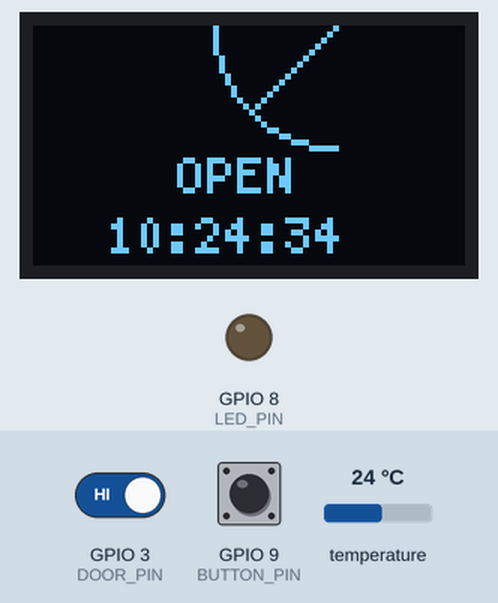
Recording of a sketch running on a simulated ESP32-S3. Shown: 72×40 one-colour display, output pins drawn as LEDs (lit = HIGH). Dashed ring = blinking. Inputs (shaded band) come from the test bench; at power-on: GPIO 3 (DOOR_PIN) HIGH, GPIO 9 (BUTTON_PIN) HIGH, temperature 24 °C. WiFi joins after 1.5 s; servers stay silent unless stated; the local clock reads 2024-03-15 10:24:30 at power-on unless the sketch sets it; web services answer with replies made up by the test bench; what the sketch prints to the serial monitor is not drawn.

Above: at 5.1 s.
5.2 s: GPIO 3 (DOOR_PIN) driven LOW
At 5.9 s:
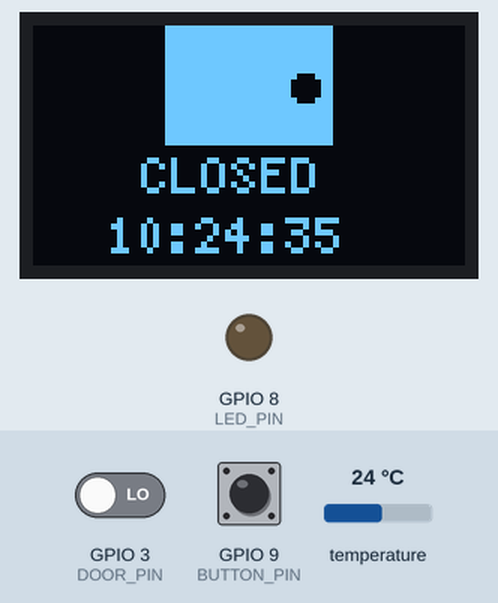
8.6 s: GPIO 9 (BUTTON_PIN) pulled LOW for 2.4 s
At 13.1 s:
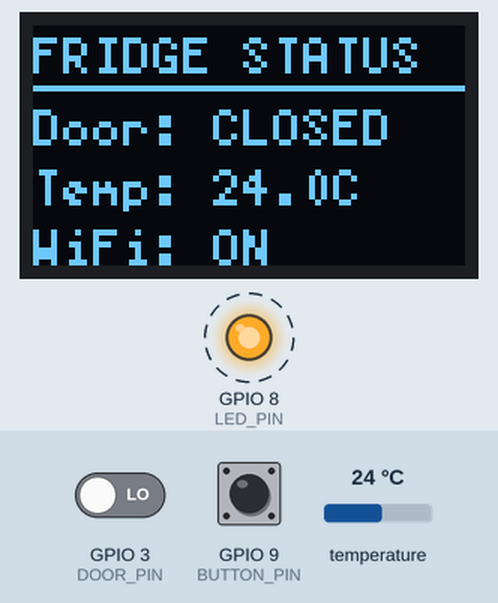
14.8 s: GPIO 3 (DOOR_PIN) driven HIGH
At 16.7 s:
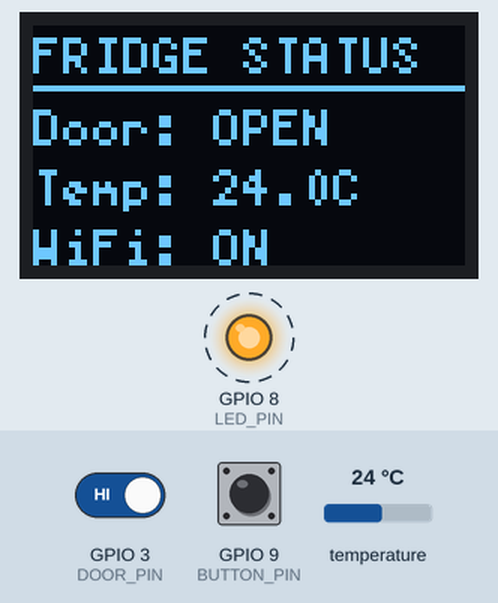
18.8 s: GPIO 9 (BUTTON_PIN) pulled LOW for 2.4 s
At 22.7 s:
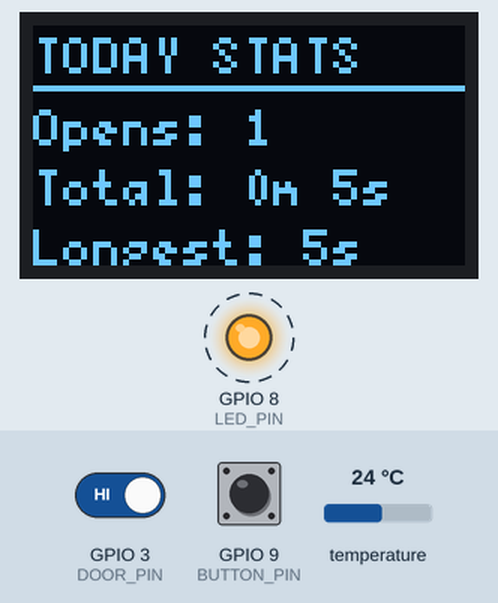
24.8 s: GPIO 9 (BUTTON_PIN) pulled LOW for 2.4 s
At 28.7 s:
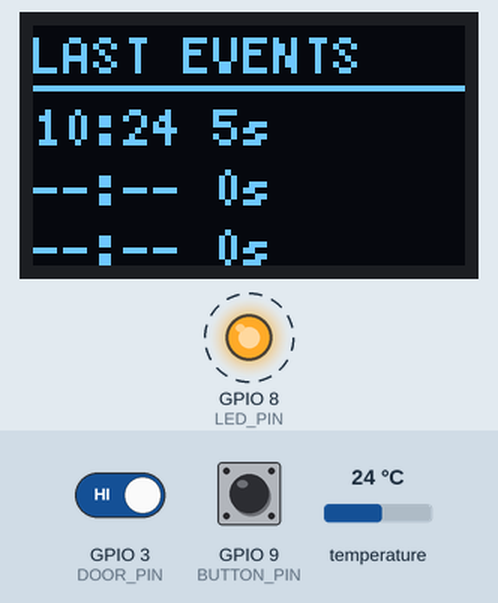
30.8 s: GPIO 9 (BUTTON_PIN) pulled LOW for 2.4 s
At 34.8 s:
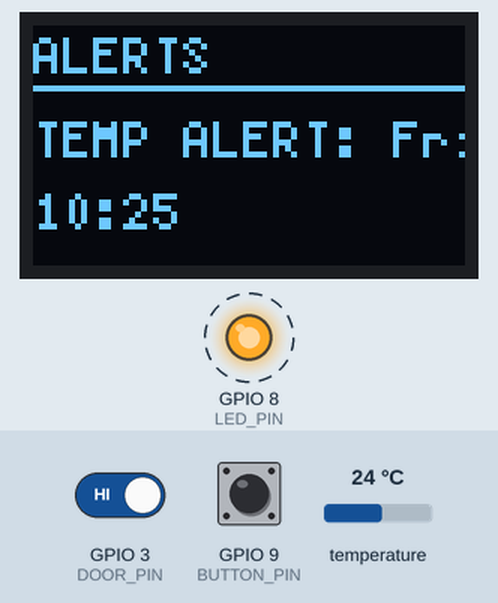
Timing chart, 0 to 78.0 s (numbered marks = the images above; inputs shaded):
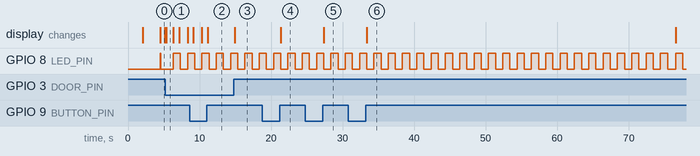

The sketch:

FridgeGuard_NoFirebase_Maintenance.ino
```cpp
// ============================================================
//  FridgeGuard IoT — Full Sketch WITHOUT the Remote App (No Firebase)
//
//  FINAL VERSION (pre-Firebase) — includes:
//    - WiFi + auto-reconnect, NTP, OLED 6-screen dashboard
//    - DS18B20 temperature + reed switch door detection
//    - Telegram alerts with REPEATING reminders (door + temperature)
//    - Maintenance Mode: long-press the button to pause alerts during
//      cleaning/repair, with a hard 20-minute auto-expiry as a fail-safe
// ============================================================

#include <WiFi.h>
#include <WiFiClientSecure.h>
#include <HTTPClient.h>
#include <OneWire.h>
#include <DallasTemperature.h>
#include <U8g2lib.h>
#include <Wire.h>
#include <time.h>

#include "secrets.h"
// ^ Copy secrets_template.h -> secrets.h in this folder and fill in
//   your own WiFi and Telegram Bot values before uploading. See README.md.

// ---------- Pin Definitions ----------
#define LED_PIN    8   // Onboard LED (heartbeat)
#define TEMP_PIN   4   // DS18B20 data wire
#define DOOR_PIN   3   // Reed switch
#define BUTTON_PIN 9   // BOOT button (tap = next screen, hold 3s = maintenance toggle)

// ---------- Temperature Sensor ----------
OneWire oneWire(TEMP_PIN);
DallasTemperature sensors(&oneWire);
float currentTemp = 0.0;

// ---------- OLED Display (0.42" 72x40 SSD1306) ----------
U8G2_SSD1306_72X40_ER_F_HW_I2C u8g2(U8G2_R0, U8X8_PIN_NONE, 6, 5);

// ---------- Door / Reed Switch State (set inside ISR) ----------
volatile bool doorJustChanged = false;
volatile bool doorIsOpen = false;
volatile unsigned long lastInterruptTime = 0;
unsigned long doorOpenTime = 0;

// ---------- Button / Screen State Machine ----------
#define SCREEN_COUNT 6
int currentScreen = 0;
volatile bool buttonPressed = false;             // short tap -> next screen
volatile bool buttonLongPressTriggered = false;  // long hold -> toggle Maintenance Mode
volatile bool buttonCurrentlyDown = false;
volatile unsigned long buttonDownTime = 0;
volatile unsigned long lastButtonInterrupt = 0;
#define LONG_PRESS_MS 3000UL   // hold 3 seconds to toggle Maintenance Mode

// ---------- Maintenance Mode ----------
bool maintenanceMode = false;
unsigned long maintenanceStartTime = 0;
#define MAINTENANCE_DURATION_MS 1200000UL   // hard auto-expiry after 20 minutes

// ---------- Daily Statistics ----------
int totalOpenings = 0;
unsigned long totalOpenSeconds = 0;
unsigned long longestOpening = 0;

struct DoorEvent {
  char time[12];
  unsigned long duration;
};
DoorEvent lastEvents[3] = { {"--:--", 0}, {"--:--", 0}, {"--:--", 0} };

String lastAlertMsg = "None yet";
char lastAlertTime[12] = "--:--";

// ---------- Alert Thresholds & Tracking ----------
#define DOOR_ALERT_SECONDS    60
#define DOOR_ALERT_REPEAT_MS  300000UL    // repeat every 5 min while still open
#define TEMP_THRESHOLD_C      8.0
#define TEMP_ALERT_REPEAT_MS  1200000UL   // repeat every 20 min while still high
#define SUMMARY_HOUR          0

bool doorAlertSent = false;
unsigned long lastDoorAlertTime = 0;

bool tempAlertSent = false;
unsigned long lastTempAlertTime = 0;

bool summarySentToday = false;

// ---------- Non-Blocking Timers ----------
unsigned long lastTempRead = 0;
#define TEMP_READ_INTERVAL_MS 2000UL

unsigned long lastWifiCheck = 0;
#define WIFI_RECONNECT_INTERVAL_MS 30000UL

unsigned long lastScreenRefresh = 0;
#define SCREEN_REFRESH_INTERVAL_MS 200UL

unsigned long lastHeartbeat = 0;
#define HEARTBEAT_INTERVAL_MS 1000UL
bool ledState = false;

// ============================================================
//  INTERRUPT SERVICE ROUTINES
// ============================================================
void IRAM_ATTR doorISR() {
  unsigned long now = millis();
  if (now - lastInterruptTime < 50) return;       // debounce: ignore <50ms
  lastInterruptTime = now;
  doorIsOpen = (digitalRead(DOOR_PIN) == HIGH);   // HIGH = open
  doorJustChanged = true;
}

// Detects both a short tap (advance screen) and a long hold (toggle Maintenance Mode).
// Triggers on CHANGE so it sees both the press-down and release edges.
void IRAM_ATTR buttonISR() {
  unsigned long now = millis();
  if (now - lastButtonInterrupt < 50) return;     // debounce
  lastButtonInterrupt = now;

  bool isDown = (digitalRead(BUTTON_PIN) == LOW); // LOW = pressed (INPUT_PULLUP)

  if (isDown) {
    buttonDownTime = now;
    buttonCurrentlyDown = true;
  } else if (buttonCurrentlyDown) {
    unsigned long heldFor = now - buttonDownTime;
    if (heldFor >= LONG_PRESS_MS) {
      buttonLongPressTriggered = true;
    } else {
      buttonPressed = true;
    }
    buttonCurrentlyDown = false;
  }
}

// ============================================================
//  WIFI
// ============================================================
void connectWiFi() {
  WiFi.mode(WIFI_STA);
  WiFi.begin(WIFI_SSID, WIFI_PASSWORD);
  Serial.print("Connecting to WiFi");
  unsigned long startAttempt = millis();
  while (WiFi.status() != WL_CONNECTED && millis() - startAttempt < 15000) {
    delay(500);
    Serial.print(".");
  }
  if (WiFi.status() == WL_CONNECTED) {
    Serial.println("\nConnected!");
    Serial.print("IP Address: ");
    Serial.println(WiFi.localIP());
  } else {
    Serial.println("\nWiFi connect attempt timed out — will retry in loop().");
  }
}

// ============================================================
//  TELEGRAM
// ============================================================
String urlEncode(String str) {
  String encoded = "";
  char c;
  for (int i = 0; i < str.length(); i++) {
    c = str.charAt(i);
    if (isalnum(c)) {
      encoded += c;
    } else {
      char buf[4];
      sprintf(buf, "%%%02X", c);
      encoded += buf;
    }
  }
  return encoded;
}

void sendTelegram(String message) {
  if (WiFi.status() != WL_CONNECTED) {
    Serial.println("Cannot send Telegram — WiFi not connected");
    return;
  }
  WiFiClientSecure client;
  client.setInsecure();
  HTTPClient http;
  String url = "https://api.telegram.org/bot";
  url += BOT_TOKEN;
  url += "/sendMessage?chat_id=";
  url += CHAT_ID;
  url += "&text=";
  url += urlEncode(message);
  http.begin(client, url);
  int httpCode = http.GET();
  if (httpCode == 200) {
    Serial.println("Telegram sent successfully");
  } else {
    Serial.print("Telegram failed, code: ");
    Serial.println(httpCode);
  }
  http.end();
}

// ============================================================
//  OLED DRAW FUNCTIONS — 6 Screens + Maintenance Overlay
// ============================================================

// Screen 0 — Door status icon + live clock underneath
void drawDoorIcon() {
  u8g2.clearBuffer();

  int x = 22, y = 0, w = 28, h = 20;   // icon bounding box, centered horizontally

  if (doorIsOpen) {
    // OPEN: classic architectural "swinging door" symbol — a quarter-circle
    // swing path plus the door leaf at its open angle, hinged top-right
    int hingeX = x + w;
    int hingeY = y;
    int radius = h;
    u8g2.drawCircle(hingeX, hingeY, radius, U8G2_DRAW_LOWER_LEFT);
    int leafX = hingeX - (int)(radius * 0.71);   // ~45 degrees open
    int leafY = hingeY + (int)(radius * 0.71);
    u8g2.drawLine(hingeX, hingeY, leafX, leafY);
  } else {
    // CLOSED: solid filled door, with a small punched-out dot for the handle
    u8g2.drawBox(x, y, w, h);
    u8g2.setDrawColor(0);
    u8g2.drawDisc(x + w - 5, y + h / 2, 2);
    u8g2.setDrawColor(1);
  }

  u8g2.setFont(u8g2_font_5x7_tr);
  u8g2.drawStr(doorIsOpen ? 24 : 18, 28, doorIsOpen ? "OPEN" : "CLOSED");

  // Live NTP clock, right under the door status
  struct tm t;
  char timeStr[12] = "--:--:--";
  if (getLocalTime(&t)) {
    sprintf(timeStr, "%02d:%02d:%02d", t.tm_hour, t.tm_min, t.tm_sec);
  }
  u8g2.drawStr(12, 38, timeStr);

  u8g2.sendBuffer();
}

// Screen 1 — Fridge Status (reverted to original Door/Temp/WiFi layout)
void drawLiveStatus() {
  u8g2.clearBuffer();
  u8g2.setFont(u8g2_font_5x7_tr);
  u8g2.drawStr(0, 8, "FRIDGE STATUS");
  u8g2.drawHLine(0, 10, 72);
  u8g2.drawStr(0, 20, doorIsOpen ? "Door: OPEN" : "Door: CLOSED");
  char tempStr[16];
  sprintf(tempStr, "Temp: %.1fC", currentTemp);
  u8g2.drawStr(0, 30, tempStr);
  u8g2.drawStr(0, 40, WiFi.status() == WL_CONNECTED ? "WiFi: ON" : "WiFi: !!");
  u8g2.sendBuffer();
}

void drawStats() {
  u8g2.clearBuffer();
  u8g2.setFont(u8g2_font_5x7_tr);
  u8g2.drawStr(0, 8, "TODAY STATS");
  u8g2.drawHLine(0, 10, 72);
  char line[24];
  sprintf(line, "Opens: %d", totalOpenings);
  u8g2.drawStr(0, 20, line);
  sprintf(line, "Total: %lum %lus", totalOpenSeconds / 60, totalOpenSeconds % 60);
  u8g2.drawStr(0, 30, line);
  sprintf(line, "Longest: %lus", longestOpening);
  u8g2.drawStr(0, 40, line);
  u8g2.sendBuffer();
}

void drawEvents() {
  u8g2.clearBuffer();
  u8g2.setFont(u8g2_font_5x7_tr);
  u8g2.drawStr(0, 8, "LAST EVENTS");
  u8g2.drawHLine(0, 10, 72);
  for (int i = 0; i < 3; i++) {
    char line[24];
    sprintf(line, "%s %lus", lastEvents[i].time, lastEvents[i].duration);
    u8g2.drawStr(0, 20 + i * 10, line);
  }
  u8g2.sendBuffer();
}

void drawAlerts() {
  u8g2.clearBuffer();
  u8g2.setFont(u8g2_font_5x7_tr);
  u8g2.drawStr(0, 8, "ALERTS");
  u8g2.drawHLine(0, 10, 72);
  u8g2.drawStr(0, 22, lastAlertMsg.c_str());
  u8g2.drawStr(0, 34, lastAlertTime);
  u8g2.sendBuffer();
}

// Screen 5 — System Info, now including the WiFi network name
void drawSystem() {
  u8g2.clearBuffer();
  u8g2.setFont(u8g2_font_5x7_tr);
  u8g2.drawStr(0, 8, "SYSTEM INFO");
  u8g2.drawHLine(0, 10, 72);

  char ssidStr[33];   // WiFi SSIDs can be up to 32 chars; long names will visually clip on screen
  sprintf(ssidStr, "%s", WIFI_SSID);
  u8g2.drawStr(0, 18, ssidStr);

  char ipStr[20];
  sprintf(ipStr, "%s", WiFi.localIP().toString().c_str());
  u8g2.drawStr(0, 25, ipStr);

  char rssiStr[20];
  sprintf(rssiStr, "Sig: %d dBm", WiFi.RSSI());
  u8g2.drawStr(0, 32, rssiStr);

  unsigned long upSec = millis() / 1000;
  char upStr[20];
  sprintf(upStr, "Up: %luh %lum", upSec / 3600, (upSec % 3600) / 60);
  u8g2.drawStr(0, 39, upStr);

  u8g2.sendBuffer();
}

// Maintenance Mode overlay — takes over the whole display while active,
// so it's unmistakable that alerts are paused, with a live countdown.
void drawMaintenance() {
  u8g2.clearBuffer();
  u8g2.setFont(u8g2_font_5x7_tr);
  u8g2.drawStr(2, 9, "MAINTENANCE");
  u8g2.drawStr(10, 18, "MODE ACTIVE");
  u8g2.drawHLine(0, 20, 72);

  unsigned long elapsed = millis() - maintenanceStartTime;
  unsigned long remainingMin = (elapsed < MAINTENANCE_DURATION_MS)
                                ? (MAINTENANCE_DURATION_MS - elapsed) / 60000
                                : 0;
  char line[20];
  sprintf(line, "Ends in: %lum", remainingMin);
  u8g2.drawStr(2, 30, line);
  u8g2.drawStr(2, 39, "Alerts paused");

  u8g2.sendBuffer();
}

// ============================================================
//  ALERT LOGIC — door / temperature (both now repeat) / daily summary
// ============================================================
void checkAlerts() {
  // Auto-expire Maintenance Mode after its hard time limit
  if (maintenanceMode && millis() - maintenanceStartTime > MAINTENANCE_DURATION_MS) {
    maintenanceMode = false;
    sendTelegram("Maintenance mode expired - alerts resumed automatically.");
    Serial.println("Maintenance mode auto-expired");
  }

  // ---------- Door alert: first at 60s, then repeats every 5 min ----------
  if (doorIsOpen) {
    unsigned long openDuration = (millis() - doorOpenTime) / 1000;
    if (openDuration > DOOR_ALERT_SECONDS && !maintenanceMode) {
      if (!doorAlertSent) {
        sendTelegram("WARNING: Fridge door has been open for over 60 seconds!");
        lastAlertMsg = "Door open 60s+";
        doorAlertSent = true;
        lastDoorAlertTime = millis();
      } else if (millis() - lastDoorAlertTime > DOOR_ALERT_REPEAT_MS) {
        String msg = "Door STILL open - " + String(openDuration / 60) + "m " +
                     String(openDuration % 60) + "s now!";
        sendTelegram(msg);
        lastAlertMsg = "Door still open";
        lastDoorAlertTime = millis();
      }
    }
  } else {
    doorAlertSent = false;   // reset once door closes
  }

  // ---------- Temperature alert: first at threshold, then repeats every 20 min ----------
  if (currentTemp > TEMP_THRESHOLD_C && !maintenanceMode) {
    if (!tempAlertSent) {
      String msg = "TEMP ALERT: Fridge is " + String(currentTemp, 1) + "C!";
      sendTelegram(msg);
      lastAlertMsg = msg;
      tempAlertSent = true;
      lastTempAlertTime = millis();
    } else if (millis() - lastTempAlertTime > TEMP_ALERT_REPEAT_MS) {
      String msg = "Temp STILL high: " + String(currentTemp, 1) + "C";
      sendTelegram(msg);
      lastAlertMsg = "Temp still high";
      lastTempAlertTime = millis();
    }
  }
  if (currentTemp < TEMP_THRESHOLD_C - 1.0) {
    tempAlertSent = false;   // 1C hysteresis prevents flicker-spam at the boundary
  }

  // ---------- Daily summary at midnight ----------
  struct tm t;
  if (getLocalTime(&t)) {
    sprintf(lastAlertTime, "%02d:%02d", t.tm_hour, t.tm_min);
    if (t.tm_hour == SUMMARY_HOUR && t.tm_min == 0 && !summarySentToday) {
      String summary = "DAILY SUMMARY\n";
      summary += "Openings: " + String(totalOpenings) + "\n";
      summary += "Total open time: " + String(totalOpenSeconds / 60) + " min\n";
      summary += "Longest: " + String(longestOpening) + " sec";
      sendTelegram(summary);
      summarySentToday = true;
      totalOpenings = 0;
      totalOpenSeconds = 0;
      longestOpening = 0;
    }
    if (t.tm_hour != SUMMARY_HOUR) summarySentToday = false;
  }
}

// ============================================================
//  SETUP — runs once
// ============================================================
void setup() {
  Serial.begin(115200);
  delay(2000);
  Serial.println("=== FridgeGuard IoT (No App/No Firebase) — ONLINE ===");

  pinMode(LED_PIN, OUTPUT);

  sensors.begin();
  Serial.println("DS18B20 ready");

  u8g2.begin();
  u8g2.setContrast(255);
  Serial.println("OLED ready");

  pinMode(DOOR_PIN, INPUT_PULLUP);
  attachInterrupt(digitalPinToInterrupt(DOOR_PIN), doorISR, CHANGE);
  doorIsOpen = (digitalRead(DOOR_PIN) == HIGH);
  Serial.println("Door monitor ready");

  pinMode(BUTTON_PIN, INPUT_PULLUP);
  attachInterrupt(digitalPinToInterrupt(BUTTON_PIN), buttonISR, CHANGE);  // CHANGE so we can detect long-press
  Serial.println("Button ready");

  connectWiFi();

  configTime(3 * 3600, 0, "pool.ntp.org");
  Serial.print("Waiting for NTP time sync");
  struct tm timeInfo;
  unsigned long ntpStart = millis();
  while (!getLocalTime(&timeInfo) && millis() - ntpStart < 10000) {
    Serial.print(".");
    delay(500);
  }
  if (getLocalTime(&timeInfo)) {
    Serial.println("\nNTP synced!");
  } else {
    Serial.println("\nNTP sync FAILED — check WiFi/internet connection.");
  }

  Serial.println("Setup complete — entering main loop.");
}

// ============================================================
//  LOOP — runs forever, nothing here blocks anything else
// ============================================================
void loop() {
  unsigned long now = millis();

  // 1. Auto-reconnect WiFi every 30 seconds if dropped
  if (WiFi.status() != WL_CONNECTED && now - lastWifiCheck > WIFI_RECONNECT_INTERVAL_MS) {
    Serial.println("WiFi dropped — attempting reconnect...");
    connectWiFi();
    lastWifiCheck = now;
  }

  // 2. Read temperature every 2 seconds
  if (now - lastTempRead > TEMP_READ_INTERVAL_MS) {
    sensors.requestTemperatures();
    float t = sensors.getTempCByIndex(0);
    if (t != DEVICE_DISCONNECTED_C) {
      currentTemp = t;
    } else {
      Serial.println("ERROR: DS18B20 not found. Check wiring/resistor.");
    }
    lastTempRead = now;
  }

  // 3. Handle door open/close events
  if (doorJustChanged) {
    doorJustChanged = false;
    struct tm t;
    char timeStr[12] = "--:--";
    if (getLocalTime(&t)) sprintf(timeStr, "%02d:%02d", t.tm_hour, t.tm_min);

    if (doorIsOpen) {
      doorOpenTime = millis();
      Serial.println("DOOR OPENED at " + String(timeStr));
    } else {
      unsigned long duration = (millis() - doorOpenTime) / 1000;
      totalOpenings++;
      totalOpenSeconds += duration;
      if (duration > longestOpening) longestOpening = duration;

      lastEvents[2] = lastEvents[1];
      lastEvents[1] = lastEvents[0];
      strncpy(lastEvents[0].time, timeStr, sizeof(lastEvents[0].time) - 1);
      lastEvents[0].time[sizeof(lastEvents[0].time) - 1] = '\0';
      lastEvents[0].duration = duration;

      Serial.println("DOOR CLOSED at " + String(timeStr) + ", open for " + String(duration) + "s");

      // Closing the door also ends Maintenance Mode early, if it was active
      if (maintenanceMode) {
        maintenanceMode = false;
        sendTelegram("Maintenance mode ended - door closed, alerts resumed.");
        Serial.println("Maintenance mode ended (door closed)");
      }
    }
  }

  // 4. Check door / temperature / daily-summary alerts (+ Maintenance Mode expiry)
  checkAlerts();

  // 5. Button: long-press toggles Maintenance Mode, short tap advances screen
  if (buttonLongPressTriggered) {
    buttonLongPressTriggered = false;
    maintenanceMode = !maintenanceMode;
    if (maintenanceMode) {
      maintenanceStartTime = millis();
      sendTelegram("Maintenance mode ON - alerts paused for 20 minutes.");
      Serial.println("Maintenance mode ON");
    } else {
      sendTelegram("Maintenance mode OFF - alerts resumed.");
      Serial.println("Maintenance mode OFF");
    }
  }

  if (buttonPressed) {
    buttonPressed = false;
    currentScreen = (currentScreen + 1) % SCREEN_COUNT;
  }

  // 6. Refresh OLED ~5 times per second
  if (now - lastScreenRefresh > SCREEN_REFRESH_INTERVAL_MS) {
    if (maintenanceMode) {
      drawMaintenance();
    } else {
      switch (currentScreen) {
        case 0: drawDoorIcon();   break;
        case 1: drawLiveStatus(); break;
        case 2: drawStats();      break;
        case 3: drawEvents();     break;
        case 4: drawAlerts();     break;
        case 5: drawSystem();     break;
      }
    }
    lastScreenRefresh = now;
  }

  // 7. Heartbeat LED blink (1 second on/off) — proves the loop is alive
  if (now - lastHeartbeat > HEARTBEAT_INTERVAL_MS) {
    ledState = !ledState;
    digitalWrite(LED_PIN, ledState ? HIGH : LOW);  // swap HIGH/LOW if your LED is inverted
    lastHeartbeat = now;
  }
}
```

Source omitted: secrets_template.h (209 bytes)

Measured:
- after the input at 5.2 s, the display: changes after 0.14 s (image 1)
- after the input at 8.6 s, the display: first differs from a run without the input after 2.5 s (image 2)
- after the input at 14.8 s, the display: changes after 0.14 s (image 3)
- after the input at 18.8 s, the display: changes after 2.5 s (image 4)
- after the input at 24.8 s, the display: changes after 2.5 s (image 5)
- after the input at 30.8 s, the display: changes after 2.5 s (image 6)
- by itself, GPIO 8 (LED_PIN): alternates HIGH for 1.0 s and LOW for 1.0 s
